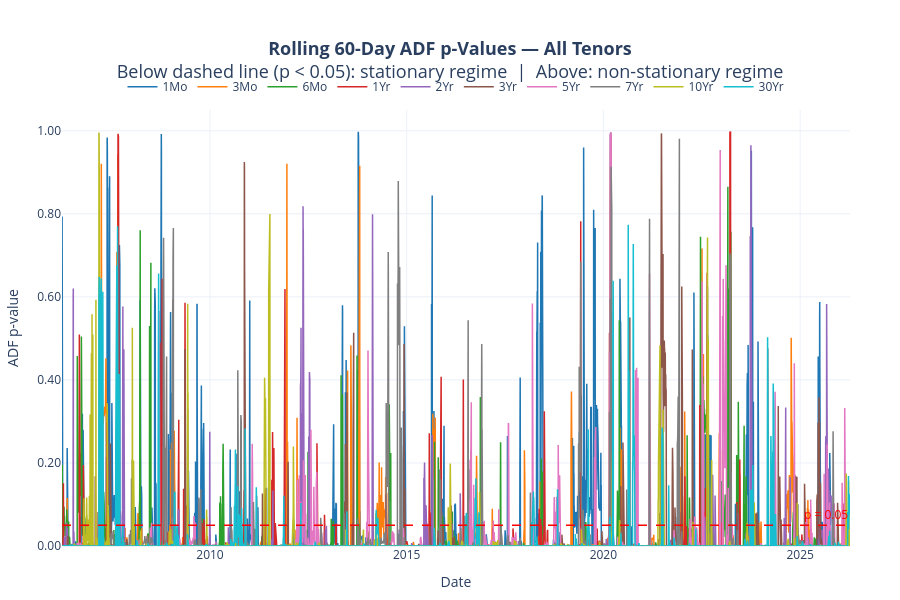

This figure's notebook cell:
### Code cell
# ─── Cell: Stationarity Tests ─────────────────────────────────────────────────
# ADF:  H0 = unit root (non-stationary). Reject at p < 0.05 → stationary evidence.
# KPSS: H0 = stationary.                 Fail to reject p > 0.05 → stationary evidence.
# Joint classification:
#   ADF p < 0.05 AND KPSS p > 0.05  → Stationary    (eligible for trading)
#   ADF p > 0.05 AND KPSS p < 0.05  → Non-Stationary (monitor only)
#   Both reject or both fail to reject → Ambiguous   (investigate further)
# ──────────────────────────────────────────────────────────────────────────────

tenors = ['1Mo', '3Mo', '6Mo', '1Yr', '2Yr', '3Yr', '5Yr', '7Yr', '10Yr', '30Yr']

# ── 1. Full-sample ADF + KPSS ─────────────────────────────────────────────────
summary_rows = []

with warnings.catch_warnings():
    warnings.simplefilter('ignore')  # suppress KPSS interpolation boundary warnings

    for tenor in tenors:
        series = residuals_df[tenor].dropna()

        # ADF: null = unit root. p < 0.05 → reject null → stationary evidence
        adf_result = adfuller(series, autolag='AIC')
        adf_stat, adf_pval = adf_result[0], adf_result[1]

        # KPSS: null = stationary. p > 0.05 → fail to reject → stationary evidence
        # regression='c': level stationarity — appropriate for zero-mean residuals
        kpss_result = kpss(series, regression='c', nlags='auto')
        kpss_stat, kpss_pval = kpss_result[0], kpss_result[1]

        # Classification uses raw floats before formatting
        adf_stationary  = adf_pval  < 0.05
        kpss_stationary = kpss_pval > 0.05

        if adf_stationary and kpss_stationary:
            conclusion = 'Stationary'      # both tests agree: mean-reverting
        elif not adf_stationary and not kpss_stationary:
            conclusion = 'Non-Stationary'  # both tests agree: trending / random walk
        else:
            conclusion = 'Ambiguous'       # tests disagree: possibly trend-stationary

        summary_rows.append({
            'Tenor':      tenor,
            'ADF Stat':   round(adf_stat,  4),
            'ADF p-val':  '< 0.0001' if adf_pval < 0.0001 else f'{adf_pval:.4f}',
            'KPSS Stat':  round(kpss_stat, 4),
            'KPSS p-val': round(kpss_pval, 4),
            'Conclusion': conclusion
        })

summary_df = pd.DataFrame(summary_rows).set_index('Tenor')

print("=" * 74)
print("Full-Sample Stationarity Tests — Daily PCA Residuals")
print("ADF:  H0 = unit root.    Reject at p < 0.05  → stationary evidence")
print("KPSS: H0 = stationary.   p > 0.05 (no reject) → stationary evidence")
print("KPSS p-values bounded [0.01, 0.10] by statsmodels interpolation table")
print("=" * 74)
print(summary_df.to_string())
print("=" * 74)

stationary_tenors    = summary_df[summary_df['Conclusion'] == 'Stationary'].index.tolist()
nonstationary_tenors = summary_df[summary_df['Conclusion'] == 'Non-Stationary'].index.tolist()
ambiguous_tenors     = summary_df[summary_df['Conclusion'] == 'Ambiguous'].index.tolist()

print(f"\nStationary    (eligible for trading): {stationary_tenors}")
print(f"Non-Stationary (monitor only):        {nonstationary_tenors}")
print(f"Ambiguous      (investigate further): {ambiguous_tenors}")


# ── 2. Rolling 60-day ADF p-values ────────────────────────────────────────────
# Date alignment: p-value at index[i-1] uses the window ending on that date.
# First valid date: residuals_df.index[59] (60 observations required).
rolling_adf_window = 60
rolling_adf_pvals  = {}

with warnings.catch_warnings():
    warnings.simplefilter('ignore')

    for tenor in tenors:
        series = residuals_df[tenor].dropna()
        pvals      = []
        roll_dates = []

        for i in range(rolling_adf_window, len(series) + 1):
            window_series = series.iloc[i - rolling_adf_window:i]
            try:
                result = adfuller(window_series, autolag='AIC')
                pvals.append(result[1])
            except Exception:
                pvals.append(np.nan)
            roll_dates.append(series.index[i - 1])  # date of last obs in window

        rolling_adf_pvals[tenor] = pd.Series(pvals, index=roll_dates)

rolling_adf_df = pd.DataFrame(rolling_adf_pvals)

print(f"\nRolling ADF computed: {len(rolling_adf_df)} dates")
print(f"Date range: {rolling_adf_df.index[0].date()} → {rolling_adf_df.index[-1].date()}")


# ── 3. Plot rolling ADF p-values ──────────────────────────────────────────────
colors = [
    '#1f77b4', '#ff7f0e', '#2ca02c', '#d62728', '#9467bd',
    '#8c564b', '#e377c2', '#7f7f7f', '#bcbd22', '#17becf'
]

fig_adf = go.Figure()

for i, tenor in enumerate(tenors):
    fig_adf.add_trace(go.Scatter(
        x=rolling_adf_df.index,
        y=rolling_adf_df[tenor],
        mode='lines',
        name=tenor,
        line=dict(width=1.5, color=colors[i]),
        hovertemplate=f'<b>{tenor}:</b> p = %{{y:.4f}}<extra></extra>'
    ))

# Significance threshold
fig_adf.add_hline(
    y=0.05,
    line_dash='dash',
    line_color='red',
    line_width=1.5,
    annotation_text='p = 0.05',
    annotation_position='top right',
    annotation_font=dict(color='red', size=12)
)

fig_adf.update_layout(
    title=dict(
        text=(
            '<b>Rolling 60-Day ADF p-Values — All Tenors</b><br>'
            'Below dashed line (p &lt; 0.05): stationary regime  |  '
            'Above: non-stationary regime'
        ),
        x=0.5, font=dict(size=18)
    ),
    xaxis_title='Date',
    yaxis_title='ADF p-value',
    yaxis=dict(range=[0, 1.05], tickformat='.2f'),
    template='plotly_white',
    hovermode='x unified',
    legend=dict(orientation='h', yanchor='bottom', y=1.02, xanchor='center', x=0.5),
    margin=dict(l=50, r=50, t=110, b=50),
    height=600
)

fig_adf.show()

### Figure 1 — Plotly figure (JSON) as saved in the notebook; plotly's stock layout.template omitted (floating-point values rounded to 4 significant figures; data arrays with more than 128 entries replaced by an {"elided": "..."} marker saying what was removed)
{"data": [{"hovertemplate": "<b>1Mo:</b> p = %{y:.4f}<extra></extra>", "line": {"color": "#1f77b4", "width": 1.5}, "mode": "lines", "name": "1Mo", "type": "scatter", "x": {"elided": "5012 str values"}, "y": {"elided": "5012 float values"}}, {"hovertemplate": "<b>3Mo:</b> p = %{y:.4f}<extra></extra>", "line": {"color": "#ff7f0e", "width": 1.5}, "mode": "lines", "name": "3Mo", "type": "scatter", "x": {"elided": "5012 str values"}, "y": {"elided": "5012 float values"}}, {"hovertemplate": "<b>6Mo:</b> p = %{y:.4f}<extra></extra>", "line": {"color": "#2ca02c", "width": 1.5}, "mode": "lines", "name": "6Mo", "type": "scatter", "x": {"elided": "5012 str values"}, "y": {"elided": "5012 float values"}}, {"hovertemplate": "<b>1Yr:</b> p = %{y:.4f}<extra></extra>", "line": {"color": "#d62728", "width": 1.5}, "mode": "lines", "name": "1Yr", "type": "scatter", "x": {"elided": "5012 str values"}, "y": {"elided": "5012 float values"}}, {"hovertemplate": "<b>2Yr:</b> p = %{y:.4f}<extra></extra>", "line": {"color": "#9467bd", "width": 1.5}, "mode": "lines", "name": "2Yr", "type": "scatter", "x": {"elided": "5012 str values"}, "y": {"elided": "5012 float values"}}, {"hovertemplate": "<b>3Yr:</b> p = %{y:.4f}<extra></extra>", "line": {"color": "#8c564b", "width": 1.5}, "mode": "lines", "name": "3Yr", "type": "scatter", "x": {"elided": "5012 str values"}, "y": {"elided": "5012 float values"}}, {"hovertemplate": "<b>5Yr:</b> p = %{y:.4f}<extra></extra>", "line": {"color": "#e377c2", "width": 1.5}, "mode": "lines", "name": "5Yr", "type": "scatter", "x": {"elided": "5012 str values"}, "y": {"elided": "5012 float values"}}, {"hovertemplate": "<b>7Yr:</b> p = %{y:.4f}<extra></extra>", "line": {"color": "#7f7f7f", "width": 1.5}, "mode": "lines", "name": "7Yr", "type": "scatter", "x": {"elided": "5012 str values"}, "y": {"elided": "5012 float values"}}, {"hovertemplate": "<b>10Yr:</b> p = %{y:.4f}<extra></extra>", "line": {"color": "#bcbd22", "width": 1.5}, "mode": "lines", "name": "10Yr", "type": "scatter", "x": {"elided": "5012 str values"}, "y": {"elided": "5012 float values"}}, {"hovertemplate": "<b>30Yr:</b> p = %{y:.4f}<extra></extra>", "line": {"color": "#17becf", "width": 1.5}, "mode": "lines", "name": "30Yr", "type": "scatter", "x": {"elided": "5012 str values"}, "y": {"elided": "5012 float values"}}], "layout": {"annotations": [{"font": {"color": "red", "size": 12}, "showarrow": false, "text": "p = 0.05", "x": 1, "xanchor": "right", "xref": "x domain", "y": 0.05, "yanchor": "bottom", "yref": "y"}], "height": 600, "hovermode": "x unified", "legend": {"orientation": "h", "x": 0.5, "xanchor": "center", "y": 1.02, "yanchor": "bottom"}, "margin": {"b": 50, "l": 50, "r": 50, "t": 110}, "shapes": [{"line": {"color": "red", "dash": "dash", "width": 1.5}, "type": "line", "x0": 0, "x1": 1, "xref": "x domain", "y0": 0.05, "y1": 0.05, "yref": "y"}], "title": {"font": {"size": 18}, "text": "<b>Rolling 60-Day ADF p-Values — All Tenors</b><br>Below dashed line (p &lt; 0.05): stationary regime  |  Above: non-stationary regime", "x": 0.5}, "xaxis": {"title": {"text": "Date"}}, "yaxis": {"range": [0, 1.05], "tickformat": ".2f", "title": {"text": "ADF p-value"}}}}
